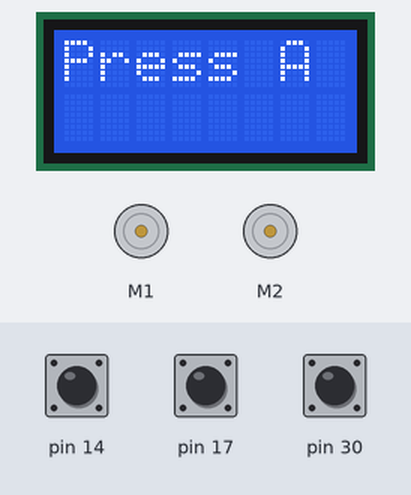
The sketch below on a simulated Arduino Leonardo, built with avr-gcc and run on an emulated ATmega32U4. On the bench: 8×2 character LCD, 2 × DC motor (green arrow = forward, orange = backward, longer = faster). The test bench sets the inputs (shaded band); at power-on: pin 14 HIGH, pin 17 HIGH, pin 30 HIGH.

Above: at 0.8 s.
0.9 s: pin 14 pulled LOW for 0.15 s
At 2.2 s:
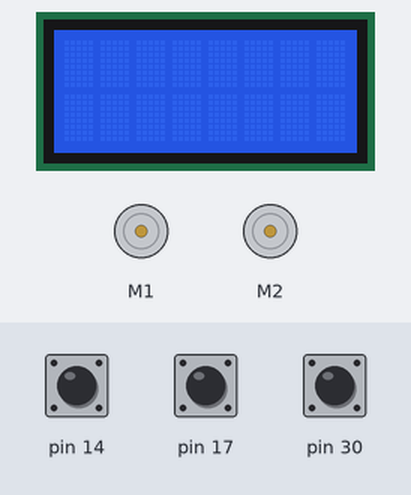
2.5 s: pin 17 pulled LOW for 0.15 s
4.1 s: pin 30 pulled LOW for 0.15 s
At 4.9 s:
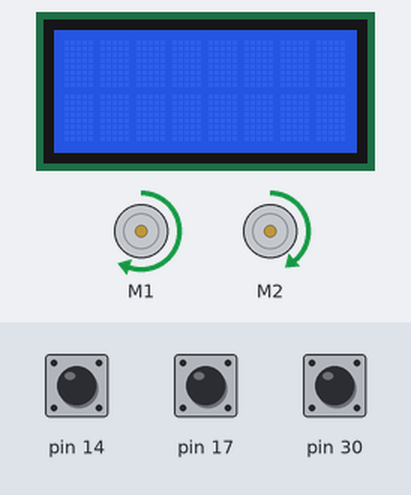
5.7 s: pin 17 pulled LOW for 1 s
At 6.1 s:
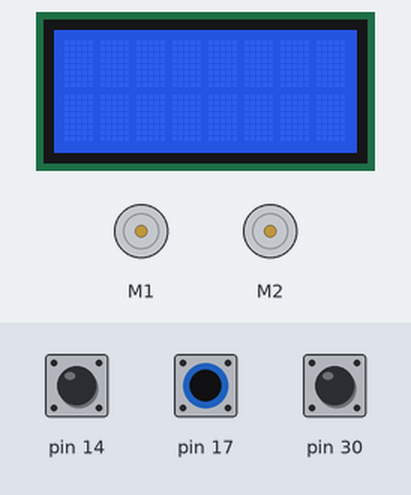
8.2 s: pin 30 pulled LOW for 1 s
At 9.2 s:
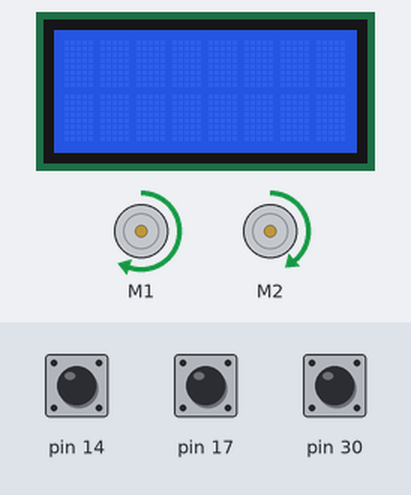
10.7 s: pin 17 driven LOW and pin 30 driven LOW
At 11.1 s:
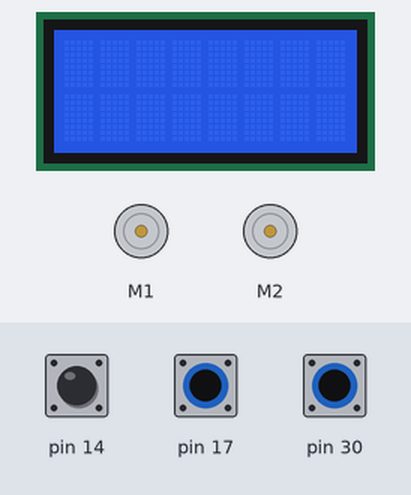
Timing chart, 0 to 61.2 s (numbered marks = the images above; inputs shaded):
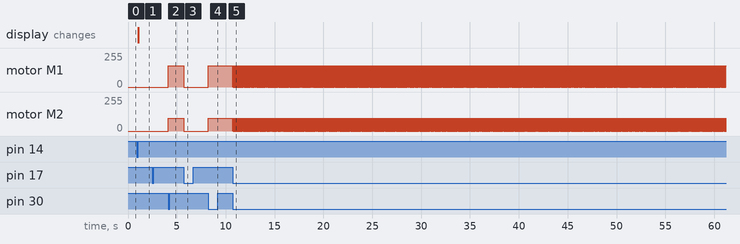

The sketch:

sample12.ino
```cpp
#include <Zumo32U4.h>

#define MaxSpeed 200

Zumo32U4Motors  motors;
Zumo32U4ButtonA buttonA;
Zumo32U4ButtonB buttonB;
Zumo32U4ButtonC buttonC;
Zumo32U4LCD lcd;

int buttonB_state = 0;
int buttonC_state = 0;

void setup()
{
    lcd.clear();
    lcd.print("Press A");
    buttonA.waitForButton();
    lcd.clear();
}

void loop()
{
    buttonB_state = buttonB.isPressed();
    if(buttonB_state == 1) {
        motors.setSpeeds(1.24*MaxSpeed, 0.76*MaxSpeed);
    }
    buttonC_state = buttonC.isPressed();
    if(buttonC_state == 1) {
        motors.setSpeeds(0, 0);
    }
}
```

Measured:
- after the input at 0.9 s, the display: changes after 0.16 s (image 1)
- after the input at 4.1 s, motor M1: stopped → forward 158/255 at once; motor M2: stopped → forward 96/255 at once
- after the input at 5.7 s, motor M1: forward 158/255 → stopped at once; motor M2: forward 96/255 → stopped at once
- after the input at 8.2 s, motor M1: stopped → forward 158/255 at once; motor M2: stopped → forward 96/255 at once
- after the input at 10.7 s, motor M1: forward 158/255 → stopped at once, then moves between stopped and forward 158/255, repeating every 1.8 s; motor M2: forward 96/255 → stopped at once, then moves between stopped and forward 96/255, repeating every 1.8 s
